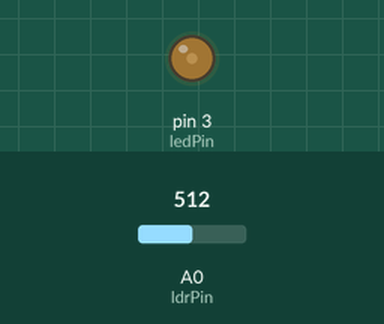
A sketch run on a simulated Arduino Uno, built with avr-gcc and run on an emulated ATmega328P. Shown: output pins drawn as LEDs (lit = HIGH). Inputs (shaded band) come from the test bench; at power-on: A0 (ldrPin) = 512. What the sketch prints to the serial monitor is not drawn.

Above: at 1.2 s.
1.3 s: A0 (ldrPin) set to 716
At 1.6 s:
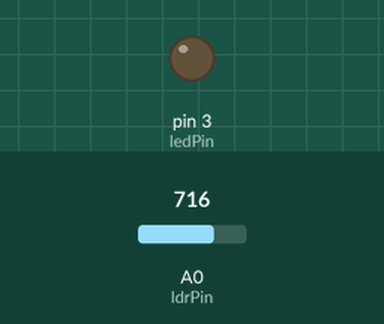
2.8 s: A0 (ldrPin) set to 662
4.3 s: A0 (ldrPin) set to 642
At 4.9 s:
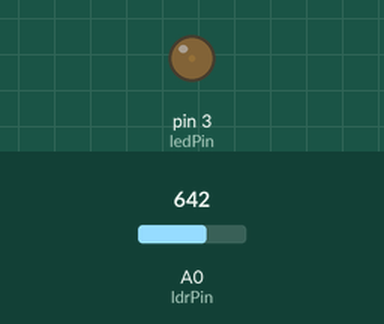
5.8 s: A0 (ldrPin) set to 306
At 7.0 s:
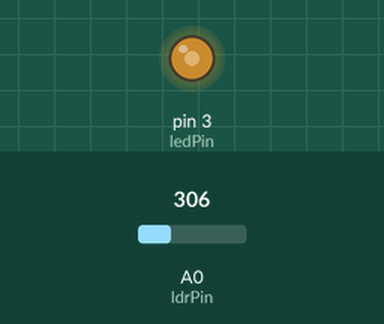
7.3 s: A0 (ldrPin) set to 122
At 8.5 s:
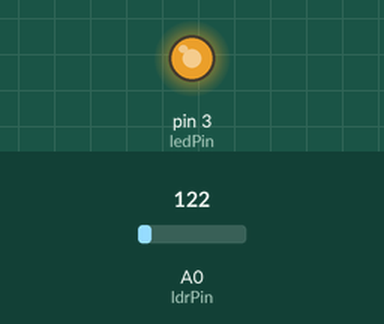
8.8 s: A0 (ldrPin) set to 900
At 9.6 s:
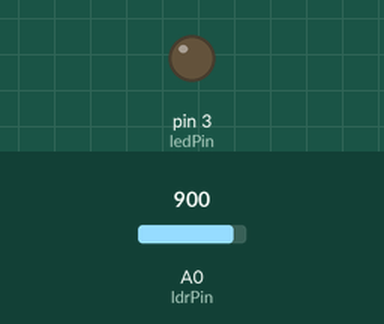
Timing chart, 0 to 11.3 s (numbered marks = the images above; inputs shaded):
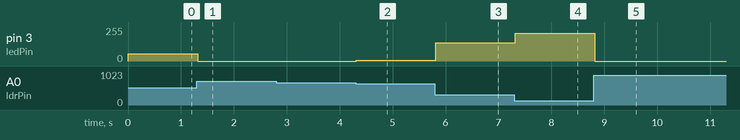

The sketch:

AUTOMATIC_NIGHT_LAMP_USING_LDR.ino
```cpp
// C++ code
//
int ledPin=3;
int ldrPin=A0;
int ldrVal;
int digVal;
void setup()
{
  pinMode(ledPin, OUTPUT);
  Serial.begin(9600);
}

void loop()
{
  ldrVal=analogRead(A0);
  Serial.println(ldrVal);
  digVal=map(ldrVal,6,650,255,0);
  digVal=constrain(digVal,0,255);
  Serial.println(digVal);
  analogWrite(ledPin,digVal);

}
```

Measured:
- after the input at 1.3 s, pin 3 (ledPin): 55/255 → 0/255 at once
- after the input at 4.3 s, pin 3 (ledPin): 0/255 → 4/255 at once
- after the input at 5.8 s, pin 3 (ledPin): 4/255 → 137/255 at once
- after the input at 7.3 s, pin 3 (ledPin): 137/255 → 210/255 at once
- after the input at 8.8 s, pin 3 (ledPin): 210/255 → 0/255 at once
